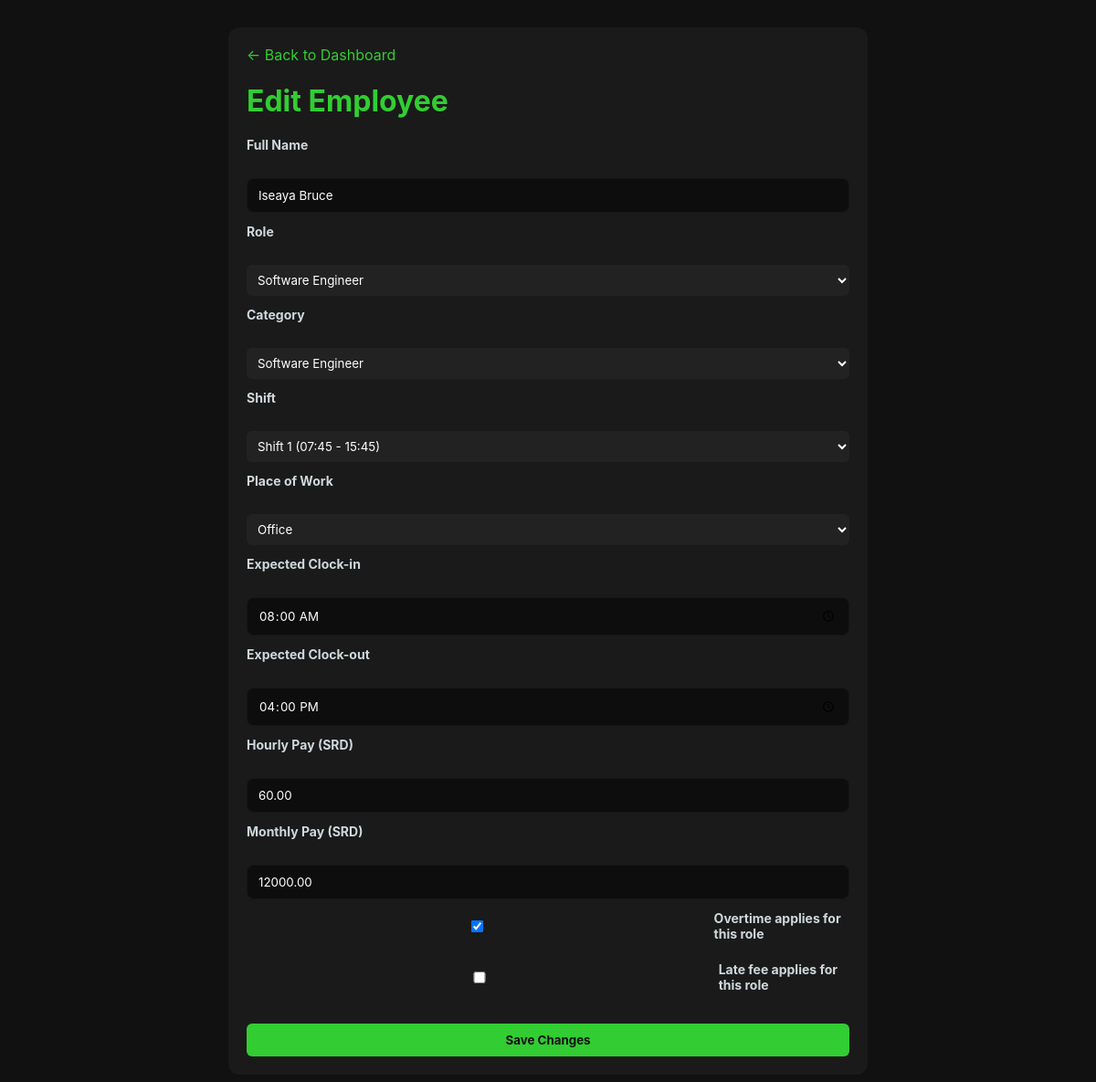
The page /admin/edit_employee.php?id=1 (signed in) on the database its author committed.
### tables this page shows
CREATE TABLE `employees` (
  `id` int(11) NOT NULL,
  `fullname` varchar(100) NOT NULL,
  `phone` varchar(20) DEFAULT NULL,
  `password` varchar(255) NOT NULL,
  `role` varchar(50) DEFAULT NULL,
  `hourly_pay` decimal(10,2) DEFAULT 0.00,
  `monthly_pay` decimal(10,2) DEFAULT 0.00,
  `expected_clockin` time DEFAULT NULL,
  `expected_clockout` time DEFAULT NULL,
  `profile_pic` varchar(255) DEFAULT 'default.png',
  `created_at` timestamp NOT NULL DEFAULT current_timestamp(),
  `category` varchar(50) DEFAULT NULL,
  `place_of_work` enum('office','remote') DEFAULT 'office',
  `shift` enum('shift_1','shift_2') DEFAULT 'shift_1',
  `position` varchar(100) DEFAULT NULL,
  `overtime_applicable` tinyint(1) DEFAULT 0,
  `status` enum('pending','active','disabled') NOT NULL DEFAULT 'pending'
);

### admin/edit_employee.php (the view, shortened to what this page needs)
<?php
require_once __DIR__ . '/../includes/config.php';
$id = $_GET['id'] ?? null;
$stmt = $pdo->prepare("SELECT * FROM employees WHERE id = ?");
$stmt->execute([$id]);
$emp = $stmt->fetch(PDO::FETCH_ASSOC);
?>
<!DOCTYPE html>
<html>
<head>
    <link rel="stylesheet" href="../assets/css/style.css">
</head>
<body>
<div class="container">
    <a href="dashboard.php" style="color:#32CD32; text-decoration:none;">← Back to Dashboard</a>
    <h1>Edit Employee</h1>
    <form method="post">
        <label>Full Name</label>
        <input type="text" name="fullname" value="<?= htmlspecialchars($emp['fullname']) ?>" required>
        <label>Role</label>
        <select name="role" required>
            <option value="software engineer" <?= ($emp['role']=='software engineer') ? 'selected' : '' ?>>Software Engineer</option>
        </select>
        <label>Category</label>
        <select name="category" required>
            <option value="software engineer" <?= ($emp['category']=='software engineer') ? 'selected' : '' ?>>Software Engineer</option>
        </select>
        <label>Shift</label>
        <select name="shift" required>
            <option value="shift_1" <?= ($emp['shift']=='shift_1') ? 'selected' : '' ?>>Shift 1 (07:45 - 15:45)</option>
        </select>
        <label>Place of Work</label>
        <select name="place" required>
            <option value="office" <?= ($emp['place_of_work']=='office') ? 'selected' : '' ?>>Office</option>
        </select>
        <label>Expected Clock-in</label>
        <input type="time" name="expected_clockin" value="<?= htmlspecialchars($emp['expected_clockin'] ?? '') ?>">
        <label>Expected Clock-out</label>
        <input type="time" name="expected_clockout" value="<?= htmlspecialchars($emp['expected_clockout'] ?? '') ?>">
        <label>Hourly Pay (SRD)</label>
        <input type="number" step="0.01" name="hourly_pay" value="<?= htmlspecialchars($emp['hourly_pay'] ?? '0.00') ?>">
        <label>Monthly Pay (SRD)</label>
        <input type="number" step="0.01" name="monthly_pay" value="<?= htmlspecialchars($emp['monthly_pay'] ?? '0.00') ?>">
        <label style="display:flex;align-items:center;gap:8px;">
            <input type="checkbox" name="overtime_applicable" value="1" <?= (!empty($emp['overtime_applicable']) ? 'checked' : '') ?>>
            Overtime applies for this role
        </label>
        <label style="display:flex;align-items:center;gap:8px;">
            <input type="checkbox" name="late_fee_applicable" value="1" <?= (!empty($emp['late_fee_applicable']) ? 'checked' : '') ?>>
            Late fee applies for this role
        </label>
        <button type="submit" class="btn">Save Changes</button>
    </form>
</div>
</body>
</html>

### assets/css/style.css (style rules this page uses)
:root { --bg: #111111; --card: #1b1b1b; --green: #32CD32; --muted: #a9a9a9; --white: #ffffff; }
* { box-sizing:border-box;font-family:Inter,system-ui,Segoe UI,Roboto,"Helvetica Neue",Arial; }
body { margin:0; background:var(--bg); color:var(--white); -webkit-font-smoothing:antialiased; -moz-osx-font-smoothing:grayscale; }
.container { max-width:1100px; margin:22px auto; padding:20px; }
label { display:block;margin-bottom:10px;font-size:14px;color:var(--muted); }
input[type="text"], input[type="password"], select, input[type="time"], input[type="number"] { width:100%; padding:10px 12px; margin-top:6px; background:#0d0d0d; border:1px solid rgba(255,255,255,0.04); color:var(--white); border-radius:8px; }
.btn { background:var(--green); border:none; padding:10px 14px; color:#020202; font-weight:700; border-radius:8px; cursor:pointer; margin-top:12px; }
a { color:var(--green);text-decoration:none }

### admin/edit_employee.php (style rules this page uses)
body { background: #111; color: #fff; font-family: Arial, sans-serif; }
.container { max-width: 700px; margin: 30px auto; padding: 20px; background: #1a1a1a; border-radius: 12px; }
h1 { color: #32CD32; margin-bottom: 20px; }
form { display: grid; gap: 12px; }
label { font-weight: bold; color: #cfd8dc; }
input, select { width: 100%; padding: 8px; border-radius: 6px; border: none; background: #222; color: #fff; }
.btn { padding: 10px; border: none; background: #32CD32; color: #111; font-weight: bold; border-radius: 6px; cursor: pointer; }

### rows shown on the page
employees: fullname "Iseaya Bruce", role "Software Engineer", category "Software Engineer", shift "Shift 1 (07:45 - 15:45)", place "Office", expected_clockin "08:00:00", expected_clockout "16:00:00", hourly_pay "60.00", monthly_pay "12000.00", overtime_applicable "☑"
